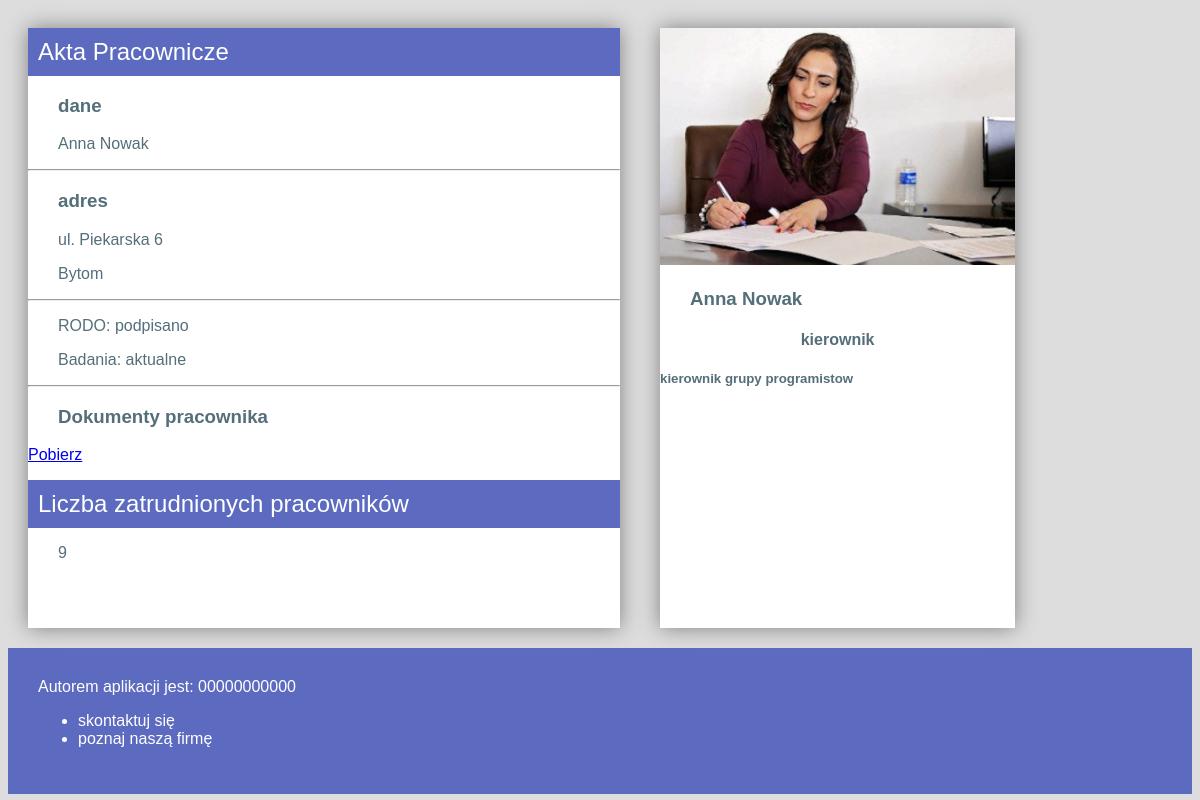
Page /ee_09_2023_01_01/Rozw/index.php on the committed database.
### tables this page shows
CREATE TABLE `pracownicy` (
  `id` int(10) UNSIGNED NOT NULL,
  `stanowiska_id` int(10) UNSIGNED NOT NULL,
  `imie` varchar(20) DEFAULT NULL,
  `nazwisko` varchar(50) DEFAULT NULL,
  `adres` text DEFAULT NULL,
  `miasto` varchar(20) DEFAULT NULL,
  `czyRODO` tinyint(1) DEFAULT NULL,
  `czyBadania` tinyint(1) DEFAULT NULL,
  `dataUr` date DEFAULT NULL
);

CREATE TABLE `stanowiska` (
  `id` int(10) UNSIGNED NOT NULL,
  `nazwa` varchar(20) DEFAULT NULL,
  `opis` text DEFAULT NULL
);

### ee_09_2023_01_01/Rozw/index.php (the view, shortened to what this page needs)
<?php
$conn = mysqli_connect("localhost", "root", "", "firma");
?>
<!DOCTYPE html>
<html lang="pl">
<head>
    <link rel="stylesheet" href="styl.css">
</head>
<body>
    <section id="lewy">
        <h1>Akta Pracownicze</h1>
        <?php
        $query = "SELECT imie, nazwisko, adres, miasto, czyRODO, czyBadania FROM pracownicy WHERE id=2;";
        $result = mysqli_query($conn, $query);
        $row = mysqli_fetch_array($result);
        ?>
        <p>
            <?php
            echo '<h3>dane</h3>';
            echo '<p>' . $row[0] . ' ' . $row[1] . '</p>';
            echo '<hr>';
            echo '<h3>adres</h3>';
            echo '<p>' . $row[2] . '</p>';
            echo '<p>' . $row[3] . '</p>';
            echo '<hr>';
            if ($row[4] == 1) {
                echo '<p>RODO: podpisano</p>';
            } else {
                echo '<p>RODO: niepodpisano</p>';
            }
            if ($row[5] == 1) {
                echo '<p>Badania: aktualne</p>';
            } else {
                echo '<p>Badania: nieaktualne</p>';
            }
            ?>
            <hr>
            <h3>Dokumenty pracownika</h3>
            <a href="cv.txt">Pobierz</a>
        </p>
        <h1>Liczba zatrudnionych pracowników</h1>
        <?php
         $query = "SELECT count(*) FROM pracownicy;";
         $result = mysqli_query($conn, $query);
         $row = mysqli_fetch_array($result);
         echo '<p>'.$row[0].'</p>';
        ?>
    </section>
    <section id="prawy">
        <?php
        $query = "SELECT id, imie, nazwisko FROM pracownicy WHERE id=2;";
        $result = mysqli_query($conn, $query);
        $row = mysqli_fetch_array($result);
        $obraz=$row[0].".jpg";
        echo '<img src='."$obraz"." alt='pracownik'>";
        echo '<h3>'.$row[1].' '.$row[2].'</h3>';
        $query = "SELECT pracownicy.id, nazwa, opis FROM pracownicy INNER JOIN stanowiska ON stanowiska.id=pracownicy.stanowiska_id where pracownicy.id=2;";
        $result = mysqli_query($conn, $query);
        $row = mysqli_fetch_array($result);
        echo '<h4>'.$row[1].'</h4>';
        echo '<h5>'.$row[2].'</h5>';
        ?>
    </section>
    <section id="stopka">
        Autorem aplikacji jest: 00000000000
        <ul>
            <li>skontaktuj się</li>
            <li>poznaj naszą firmę</li>
        </ul>
    </section>
</body>
</html>

### ee_09_2023_01_01/Rozw/styl.css (style rules this page uses)
body { font-family: Helvetica; background-color: #DDD; color:#546e7a; }
#lewy,#prawy { float:left; background-color: white; height: 600px; margin: 20px; box-shadow: 0px 0px 20px gray; }
#lewy { width: 50%; }
#prawy { width: 30%; }
#stopka { clear: both; background-color: #5c6bc0; color:white; padding:30px; }
img { width: 100%; }
h1 { background-color: #5c6bc0; color:white; padding:10px; margin:0; font-weight: 300; }
h3,p { padding-left: 30px; }
h2,h4 { text-align: center; }

### rows in the picture
pracownicy: imie "Anna", nazwisko "Nowak", adres "ul. Piekarska 6", miasto "Bytom", stanowiska.nazwa "kierownik", stanowiska.opis "kierownik grupy programistow"

### other values in the picture
$row[0] "9"
